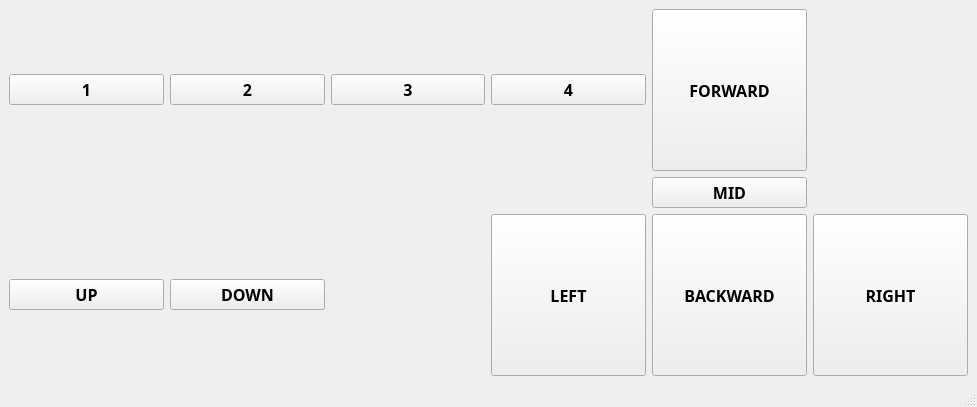
<?xml version="1.0" encoding="UTF-8"?>
<ui version="4.0">
 <class>MainWindow</class>
 <widget class="QMainWindow" name="MainWindow">
  <property name="geometry">
   <rect>
    <x>0</x>
    <y>0</y>
    <width>977</width>
    <height>407</height>
   </rect>
  </property>
  <property name="windowTitle">
   <string>MainWindow</string>
  </property>
  <widget class="QWidget" name="centralwidget">
   <layout class="QVBoxLayout" name="verticalLayout_2">
    <item>
     <layout class="QGridLayout" name="gridLayout">
      <item row="4" column="6">
       <widget class="QPushButton" name="rightBtn">
        <property name="sizePolicy">
         <sizepolicy hsizetype="Minimum" vsizetype="Expanding">
          <horstretch>0</horstretch>
          <verstretch>0</verstretch>
         </sizepolicy>
        </property>
        <property name="font">
         <font>
          <family>나눔고딕</family>
          <pointsize>12</pointsize>
          <weight>75</weight>
          <bold>true</bold>
         </font>
        </property>
        <property name="text">
         <string>RIGHT</string>
        </property>
       </widget>
      </item>
      <item row="0" column="2">
       <widget class="QPushButton" name="gearBtn_3">
        <property name="font">
         <font>
          <family>나눔고딕</family>
          <pointsize>12</pointsize>
          <weight>75</weight>
          <bold>true</bold>
          <underline>false</underline>
         </font>
        </property>
        <property name="text">
         <string>3</string>
        </property>
       </widget>
      </item>
      <item row="0" column="5">
       <widget class="QPushButton" name="fwdBtn">
        <property name="sizePolicy">
         <sizepolicy hsizetype="Minimum" vsizetype="Expanding">
          <horstretch>0</horstretch>
          <verstretch>0</verstretch>
         </sizepolicy>
        </property>
        <property name="font">
         <font>
          <family>나눔고딕</family>
          <pointsize>12</pointsize>
          <weight>75</weight>
          <bold>true</bold>
         </font>
        </property>
        <property name="text">
         <string>FORWARD</string>
        </property>
       </widget>
      </item>
      <item row="4" column="5">
       <widget class="QPushButton" name="bwdBtn">
        <property name="sizePolicy">
         <sizepolicy hsizetype="Minimum" vsizetype="Expanding">
          <horstretch>0</horstretch>
          <verstretch>0</verstretch>
         </sizepolicy>
        </property>
        <property name="font">
         <font>
          <family>나눔고딕</family>
          <pointsize>12</pointsize>
          <weight>75</weight>
          <bold>true</bold>
         </font>
        </property>
        <property name="text">
         <string>BACKWARD</string>
        </property>
       </widget>
      </item>
      <item row="0" column="3">
       <widget class="QPushButton" name="gearBtn_4">
        <property name="font">
         <font>
          <family>나눔고딕</family>
          <pointsize>12</pointsize>
          <weight>75</weight>
          <bold>true</bold>
          <underline>false</underline>
         </font>
        </property>
        <property name="text">
         <string>4</string>
        </property>
       </widget>
      </item>
      <item row="0" column="1">
       <widget class="QPushButton" name="gearBtn_2">
        <property name="font">
         <font>
          <family>나눔고딕</family>
          <pointsize>12</pointsize>
          <weight>75</weight>
          <bold>true</bold>
          <underline>false</underline>
         </font>
        </property>
        <property name="text">
         <string>2</string>
        </property>
       </widget>
      </item>
      <item row="0" column="0">
       <widget class="QPushButton" name="gearBtn_1">
        <property name="font">
         <font>
          <family>나눔고딕</family>
          <pointsize>12</pointsize>
          <weight>75</weight>
          <bold>true</bold>
          <underline>false</underline>
         </font>
        </property>
        <property name="text">
         <string>1</string>
        </property>
       </widget>
      </item>
      <item row="4" column="0">
       <widget class="QPushButton" name="gupBtn">
        <property name="font">
         <font>
          <family>나눔고딕</family>
          <pointsize>12</pointsize>
          <weight>75</weight>
          <bold>true</bold>
         </font>
        </property>
        <property name="text">
         <string>UP</string>
        </property>
       </widget>
      </item>
      <item row="4" column="1">
       <widget class="QPushButton" name="gdwnBtn">
        <property name="font">
         <font>
          <family>나눔고딕</family>
          <pointsize>12</pointsize>
          <weight>75</weight>
          <bold>true</bold>
         </font>
        </property>
        <property name="text">
         <string>DOWN</string>
        </property>
       </widget>
      </item>
      <item row="1" column="5">
       <widget class="QPushButton" name="midBtn">
        <property name="sizePolicy">
         <sizepolicy hsizetype="Minimum" vsizetype="Fixed">
          <horstretch>0</horstretch>
          <verstretch>0</verstretch>
         </sizepolicy>
        </property>
        <property name="font">
         <font>
          <family>나눔고딕</family>
          <pointsize>12</pointsize>
          <weight>75</weight>
          <bold>true</bold>
         </font>
        </property>
        <property name="text">
         <string>MID</string>
        </property>
       </widget>
      </item>
      <item row="4" column="3">
       <widget class="QPushButton" name="leftBtn">
        <property name="sizePolicy">
         <sizepolicy hsizetype="Minimum" vsizetype="Expanding">
          <horstretch>0</horstretch>
          <verstretch>0</verstretch>
         </sizepolicy>
        </property>
        <property name="font">
         <font>
          <family>나눔고딕</family>
          <pointsize>12</pointsize>
          <weight>75</weight>
          <bold>true</bold>
         </font>
        </property>
        <property name="text">
         <string>LEFT</string>
        </property>
       </widget>
      </item>
     </layout>
    </item>
   </layout>
  </widget>
  <widget class="QStatusBar" name="statusbar"/>
 </widget>
 <resources/>
 <connections>
  <connection>
   <sender>fwdBtn</sender>
   <signal>pressed()</signal>
   <receiver>MainWindow</receiver>
   <slot>forward()</slot>
   <hints>
    <hint type="sourcelabel">
     <x>774</x>
     <y>116</y>
    </hint>
    <hint type="destinationlabel">
     <x>850</x>
     <y>120</y>
    </hint>
   </hints>
  </connection>
  <connection>
   <sender>leftBtn</sender>
   <signal>pressed()</signal>
   <receiver>MainWindow</receiver>
   <slot>left()</slot>
   <hints>
    <hint type="sourcelabel">
     <x>562</x>
     <y>295</y>
    </hint>
    <hint type="destinationlabel">
     <x>432</x>
     <y>314</y>
    </hint>
   </hints>
  </connection>
  <connection>
   <sender>bwdBtn</sender>
   <signal>pressed()</signal>
   <receiver>MainWindow</receiver>
   <slot>backward()</slot>
   <hints>
    <hint type="sourcelabel">
     <x>719</x>
     <y>310</y>
    </hint>
    <hint type="destinationlabel">
     <x>728</x>
     <y>382</y>
    </hint>
   </hints>
  </connection>
  <connection>
   <sender>rightBtn</sender>
   <signal>pressed()</signal>
   <receiver>MainWindow</receiver>
   <slot>right()</slot>
   <hints>
    <hint type="sourcelabel">
     <x>855</x>
     <y>313</y>
    </hint>
    <hint type="destinationlabel">
     <x>919</x>
     <y>182</y>
    </hint>
   </hints>
  </connection>
  <connection>
   <sender>midBtn</sender>
   <signal>pressed()</signal>
   <receiver>MainWindow</receiver>
   <slot>mid()</slot>
   <hints>
    <hint type="sourcelabel">
     <x>714</x>
     <y>189</y>
    </hint>
    <hint type="destinationlabel">
     <x>560</x>
     <y>176</y>
    </hint>
   </hints>
  </connection>
  <connection>
   <sender>gupBtn</sender>
   <signal>toggled(bool)</signal>
   <receiver>MainWindow</receiver>
   <slot>gearUP()</slot>
   <hints>
    <hint type="sourcelabel">
     <x>91</x>
     <y>291</y>
    </hint>
    <hint type="destinationlabel">
     <x>67</x>
     <y>347</y>
    </hint>
   </hints>
  </connection>
  <connection>
   <sender>gdwnBtn</sender>
   <signal>toggled(bool)</signal>
   <receiver>MainWindow</receiver>
   <slot>gearDWN()</slot>
   <hints>
    <hint type="sourcelabel">
     <x>232</x>
     <y>295</y>
    </hint>
    <hint type="destinationlabel">
     <x>260</x>
     <y>350</y>
    </hint>
   </hints>
  </connection>
  <connection>
   <sender>gearBtn_1</sender>
   <signal>toggled(bool)</signal>
   <receiver>MainWindow</receiver>
   <slot>gearFirst()</slot>
   <hints>
    <hint type="sourcelabel">
     <x>52</x>
     <y>94</y>
    </hint>
    <hint type="destinationlabel">
     <x>110</x>
     <y>136</y>
    </hint>
   </hints>
  </connection>
  <connection>
   <sender>gearBtn_2</sender>
   <signal>toggled(bool)</signal>
   <receiver>MainWindow</receiver>
   <slot>gearSecond()</slot>
   <hints>
    <hint type="sourcelabel">
     <x>225</x>
     <y>88</y>
    </hint>
    <hint type="destinationlabel">
     <x>292</x>
     <y>142</y>
    </hint>
   </hints>
  </connection>
  <connection>
   <sender>gearBtn_3</sender>
   <signal>toggled(bool)</signal>
   <receiver>MainWindow</receiver>
   <slot>gearThird()</slot>
   <hints>
    <hint type="sourcelabel">
     <x>404</x>
     <y>92</y>
    </hint>
    <hint type="destinationlabel">
     <x>413</x>
     <y>155</y>
    </hint>
   </hints>
  </connection>
  <connection>
   <sender>gearBtn_4</sender>
   <signal>toggled(bool)</signal>
   <receiver>MainWindow</receiver>
   <slot>gearFourth()</slot>
   <hints>
    <hint type="sourcelabel">
     <x>516</x>
     <y>86</y>
    </hint>
    <hint type="destinationlabel">
     <x>522</x>
     <y>144</y>
    </hint>
   </hints>
  </connection>
 </connections>
 <slots>
  <slot>go()</slot>
  <slot>ledON()</slot>
  <slot>ledOFF()</slot>
  <slot>setDial(int)</slot>
  <slot>changeBackgroundColor()</slot>
  <slot>changeLabelName()</slot>
  <slot>left()</slot>
  <slot>right()</slot>
  <slot>forward()</slot>
  <slot>backward()</slot>
  <slot>stop()</slot>
  <slot>mid()</slot>
  <slot>turnON()</slot>
  <slot>turnOFF()</slot>
  <slot>gearUP()</slot>
  <slot>gearDWN()</slot>
  <slot>gearFirst()</slot>
  <slot>gearSecond()</slot>
  <slot>gearThird()</slot>
  <slot>gearFourth()</slot>
 </slots>
</ui>
